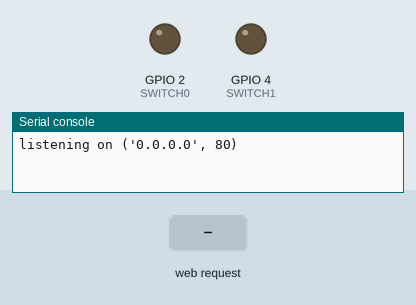
Simulated run of this program. Board: ESP8266 board running MicroPython. Parts: output pins drawn as LEDs (lit = HIGH), the last lines printed to the serial console. The test bench sets the inputs (shaded band).

Above: at 1.2 s.
1.3 s: HTTP request GET /?SWITCH1=ON1 received
At 2.5 s:
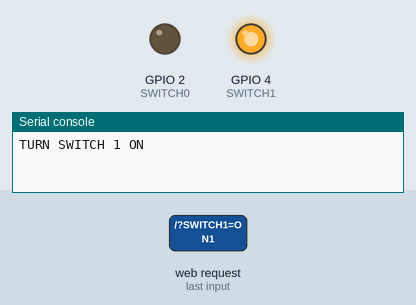
2.8 s: HTTP request GET /?SWITCH1=OFF1 received
At 3.8 s:
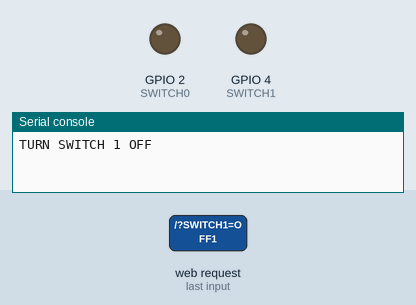
Timing chart, 0 to 5.8 s (numbered marks = the images above; inputs shaded):
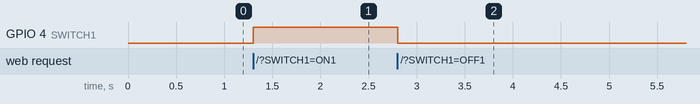

The program:

relay.py
```python
import machine
import socket

SENSOR  = machine.Pin(0, machine.Pin.IN)
SWITCH0 = machine.Pin(2, machine.Pin.OUT)
SWITCH1 = machine.Pin(4, machine.Pin.OUT)

#HTML to send to browsers
html = """<!DOCTYPE html>
<html>
<head> <title>Ronja's Closet</title> </head>
<body>
<center><h2>Ronja's Closet Controller</h2></center>
<form>
LED0:
<button name="SWITCH1" value="ON1" type="submit">SWITCH 1 ON</button>
<button name="SWITCH1" value="OFF1" type="submit">SWITCH 1 OFF</button><br><br>
</form>
</body>
</html>"""

addr = socket.getaddrinfo('0.0.0.0', 80)[0][-1]

s = socket.socket()
s.bind(addr)
s.listen(1)

print('listening on', addr)

while True:
    conn, addr = s.accept()
    print("Got a connection from %s" % str(addr))
    request = conn.recv(1024)
    print("Content = %s" % str(request))
    request = str(request)
    SWITCHON1 = request.find('/?SWITCH1=ON1')
    SWITCHOFF1 = request.find('/?SWITCH1=OFF1')

    if SWITCHON1 == 6:
        print('TURN SWITCH 1 ON')
        SWITCH1.on()
    if SWITCHOFF1 == 6:
        print('TURN SWITCH 1 OFF')
        SWITCH1.off()

    response = html
    conn.send(response)
    conn.close()
```

Measured:
- after the input at 1.3 s, GPIO 4 (SWITCH1): LOW → HIGH at once
- after the input at 2.8 s, GPIO 4 (SWITCH1): HIGH → LOW at once
